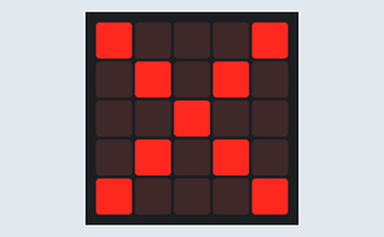
This program was run on a simulated BBC micro:bit (MakeCode). Parts: the board's 5×5 LED display.

Above: at 0.2 s.
At 0.6 s:
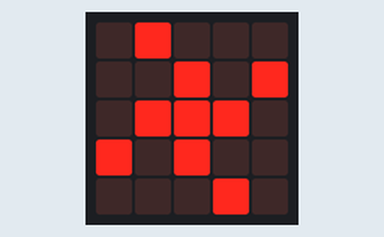
At 1.01 s:
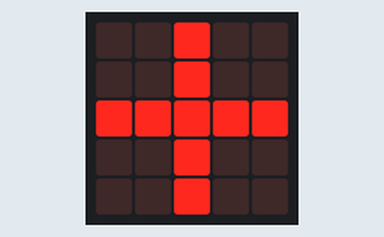

The program:

main.ts
```typescript
basic.forever(function () {
    basic.showLeds(`
        # . . . #
        . # . # .
        . . # . .
        . # . # .
        # . . . #
        `)
    basic.showLeds(`
        . # . . .
        . . # . #
        . # # # .
        # . # . .
        . . . # .
        `)
    basic.showLeds(`
        . . # . .
        . . # . .
        # # # # #
        . . # . .
        . . # . .
        `)
})
```

test.ts
```typescript
// ide kerülnek a tesztek; a rendszer ezt nem kompilálja, ha a csomagot bővítményként használják.
```

Measured:
- by itself, everything shown: repeats every 1.2 s, in 3 steps
- what the display in image 1 shows lasts 0.4 s, from 0.4 s to 0.8 s
